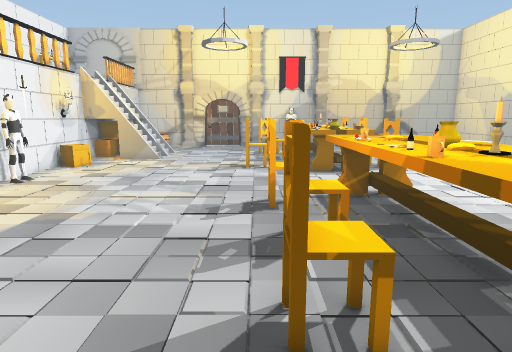
[1] (above)

24 first-person views from a walk through a scene from a Unity 3-D project. The camera is 1.4 m above the floor, tilts 10° down and sees 75° across. The floor is counted in squares, 0.5 m on a side. Each view is taken from the middle of a square. On the plan, view 1 faces up. The plan holds only what a view shows up to about 20 squares ahead; the rest is blank. The place goes on beyond the plan. The player character is not drawn. Some animated figures are left out. Door leaves are left out, so doorways stand open. Some surface patterns are stand-ins.

[2]
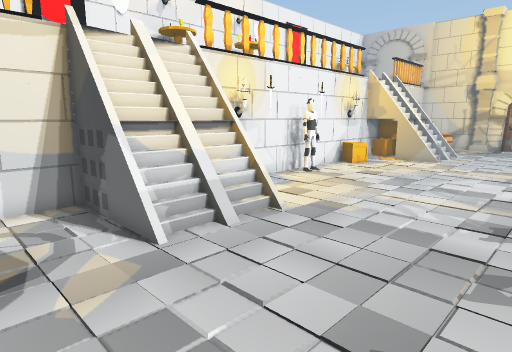

[3]
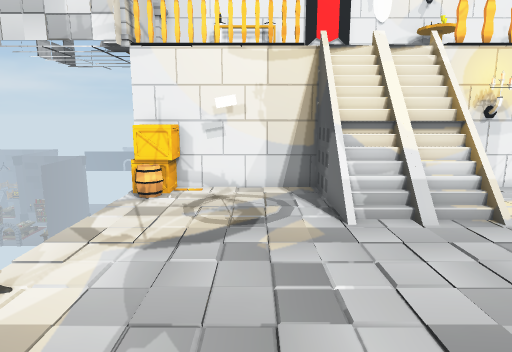

[4]
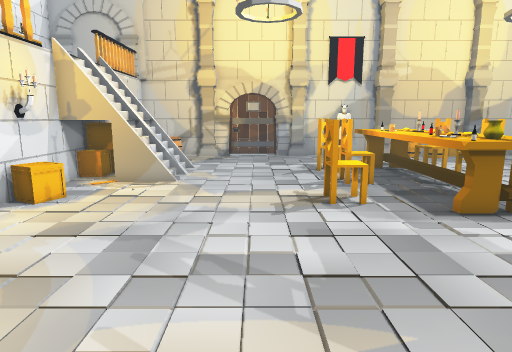

[5]
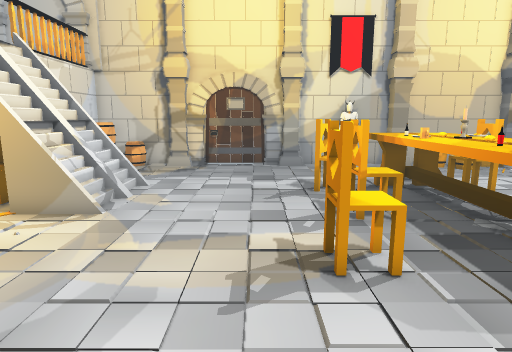

[6]
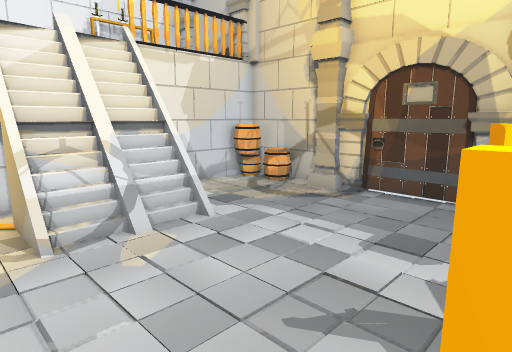

[7]
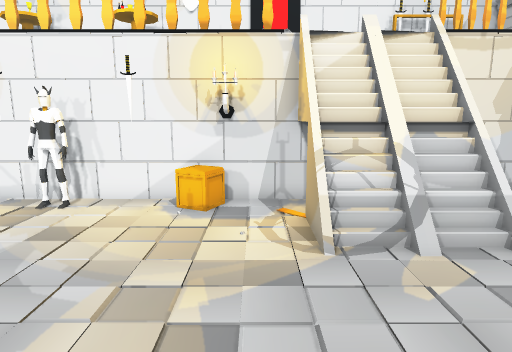

[8]
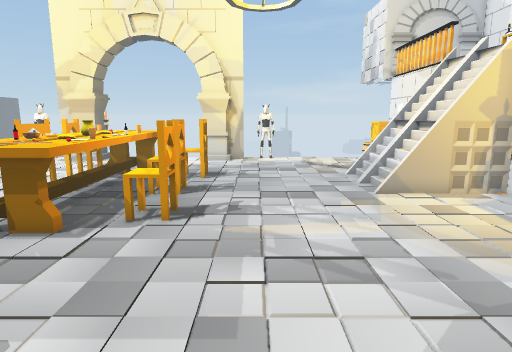

[9]
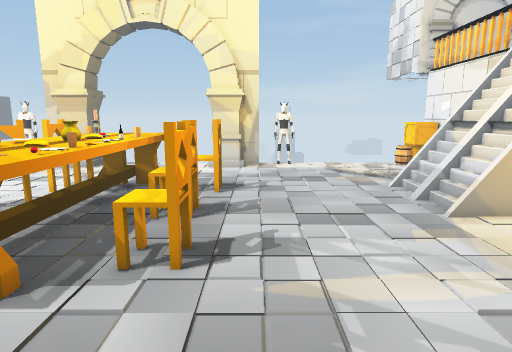

[10]
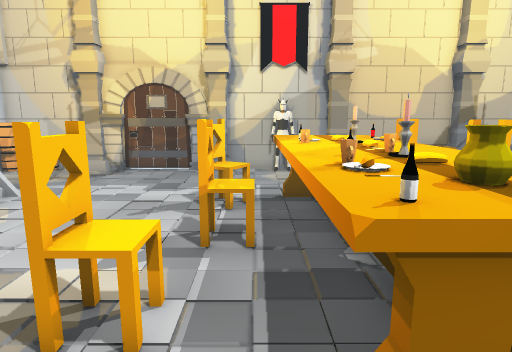

[11]
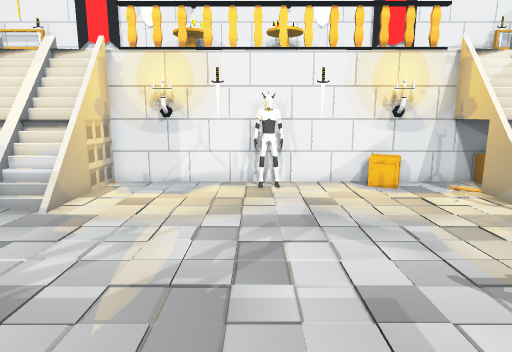

[12]
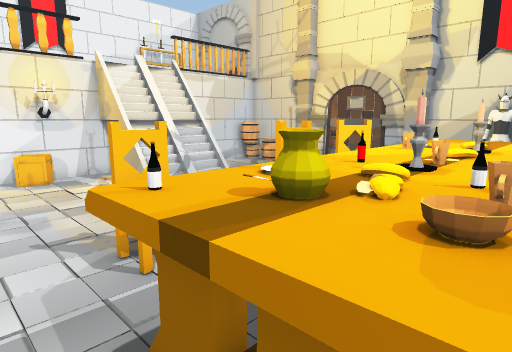

[13]
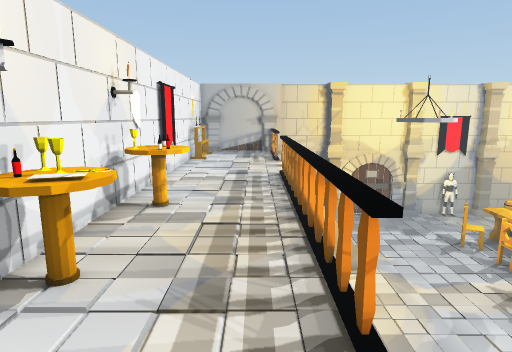

[14]
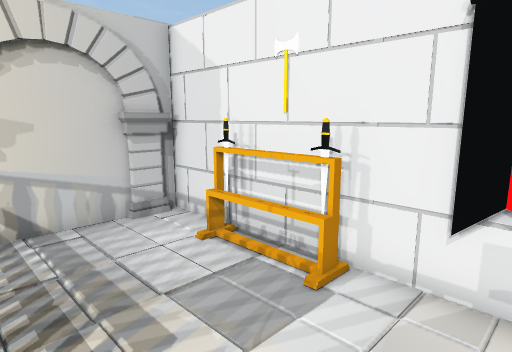

[15]
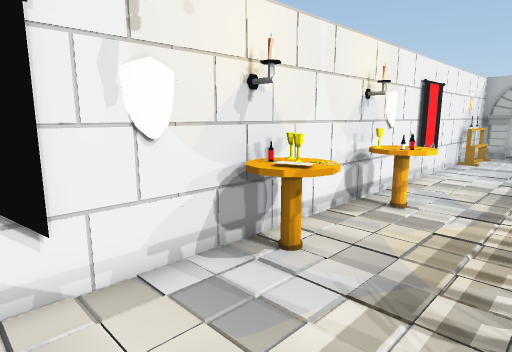

[16]
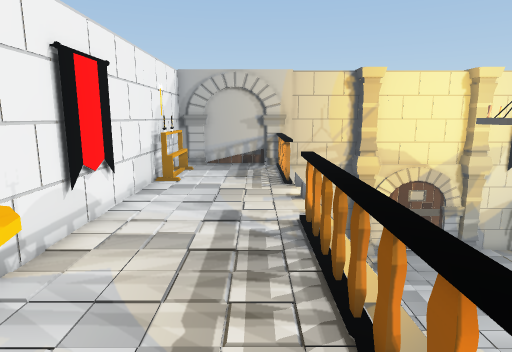

[17]
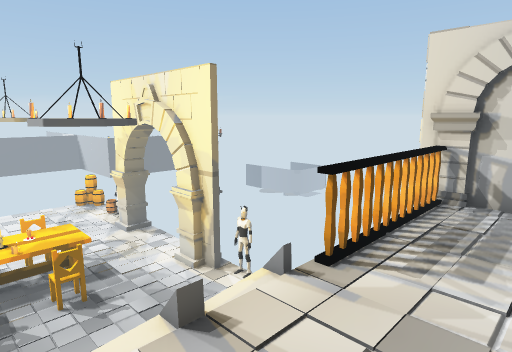

[18]
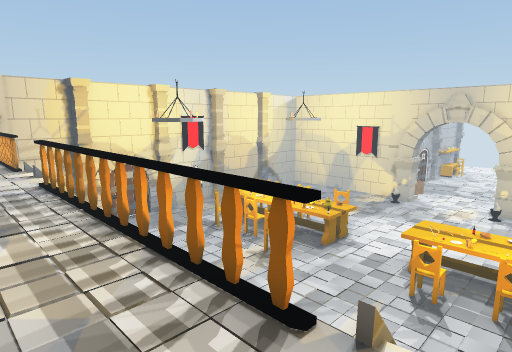

[19]
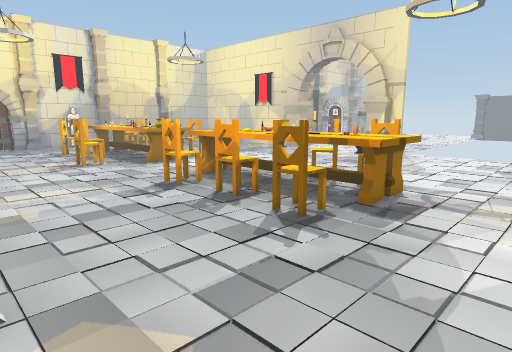

[20]
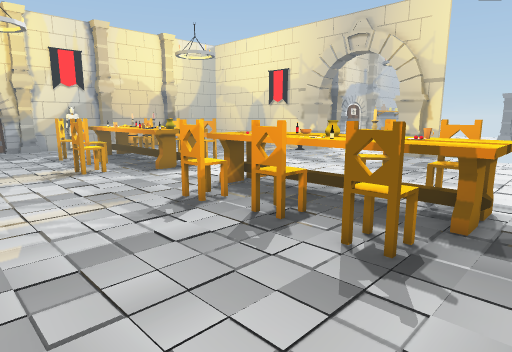

[21]
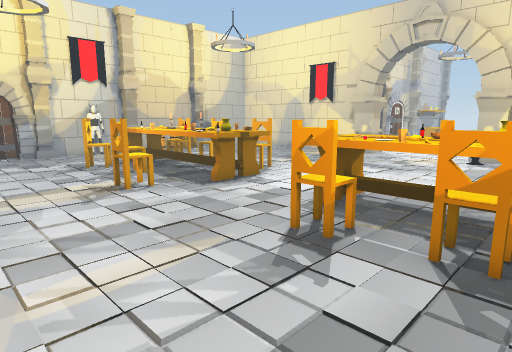

[22]
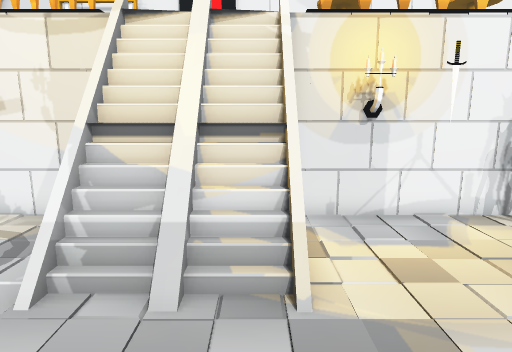

[23]
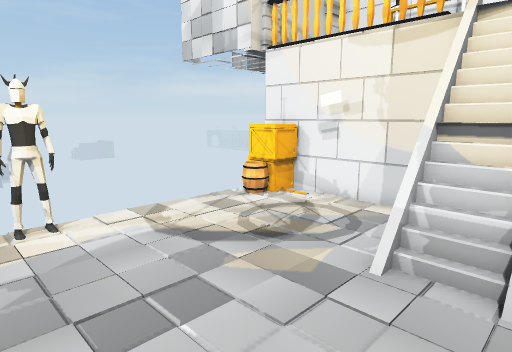

[24]
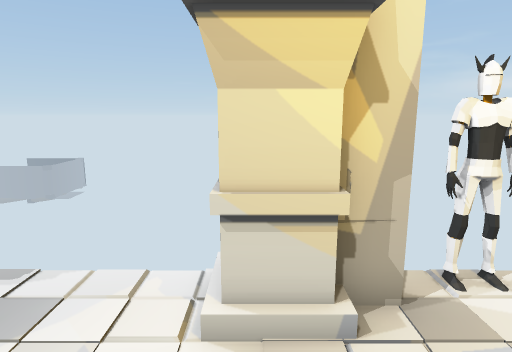

### Floor plan
Key: @ floor where view 1 was taken; # wall or solid block; x gap in a wall; . main floor; : floor 2.75 m higher than the main floor; / step, stairs or slope; = window, fence, low wall or low ledge; ^ raised ledge; v drop or lower ground; C candle; B box; H chair; R bread; U cup; W bowl; T table; S shield; A banner; G guardrail; K rack; E barrel; P pillar; O other object.
Columns run from 18 left of view 1 to 6 right of it. Each row starts with its distance up from view 1.
 33  ######E###P######P#####P
 32 #  :::GEEE.PP ... P. ## P
 31 #K::::G#E.............
 30 #K::::G#..............
 29 #O::::G#..............
 28 #O::::G# .............
 27 #:::::G#  //.........^^^^
 26 #:::::://///......HHH^^^H
 25 #::::::/ ///.......H.^^^H
 24 #:::::://///......... O^
 23 #A::::://///.......HH^^^O
 22 #A::::O#vv#........HH^ORO
 21 #A::::O#.............^C^^
 20 #:::::OCB.........H..^CR
 19 #:::::OBB........HHH.O^RU
 18 #S::::O#.............^O^W
 17 #  :::O#.............^^^^
 16 #TTT::O#.................
 15 #TTT::O##...............
 14 #:::::O##...............
 13 #:::::O#.............TT
 12 #:::::O#.............TTTT
 11 #TTT::O#..........HHHTTTT
 10 #TTT::O#..........HHHURTT
  9 # ::::O#.............TROT
  8 #S::: :#////.......HHTTTT
  7 #:::   /////.......HHTRTH
  6 #A::  :/ ///.........UCTH
  5 #A   :://////.....HH.TTOH
  4 #A: ::://///......HHHTTTH
  3 #:::::G#vv=..........TTTT
  2 # ::::G#.............TTTT
  1 #K::::G#.................
  0 #K::::G#..........@......
 -1 #O::::G#................
 -2 #:::::GBB.........###...
 -3 #:::::GBEE.....# x###...
 -4 ########B      #
 -5        #

Positions as (right, up) in squares from view 1, and headings:
1: (0, 0), facing up
2: (0, 0), facing up-left
3: (2, 1), facing left
4: (-3, 8), facing up
5: (-2, 13), facing up
6: (1, 21), facing up-left
7: (0, 21), facing left
8: (-2, 20), facing down
9: (-1, 17), facing down
10: (2, 15), facing up
11: (3, 14), facing left
12: (6, 16), facing up-left
13: (-13, 5), facing up
14: (-12, 5), facing down-left
15: (-12, 5), facing up-left
16: (-13, 13), facing up
17: (-15, 8), facing down-right
18: (-15, 6), facing up-right
19: (-7, -2), facing up-right
20: (-6, 1), facing up-right
21: (-6, 6), facing up-right
22: (-2, 7), facing left
23: (-1, 6), facing down-left
24: (1, 2), facing down
